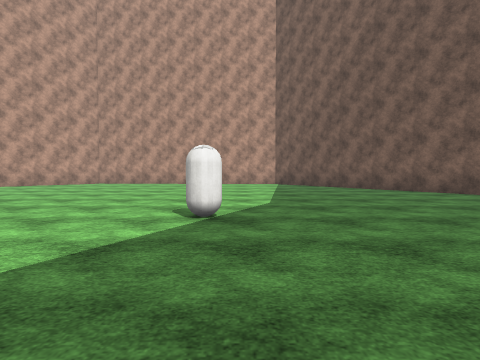
View 1 (above)

17 first-person views from a walk through a scene from a Unity 3-D project. The camera is 1.3 m above the floor, tilts 2° down and sees 80° across. The floor is counted in squares, 2 m on a side. Each view is taken from the middle of a square. On the plan, view 1 faces up. The plan holds only what a view shows up to about 9 squares ahead; the rest is blank. The place goes on beyond the plan. The player character is not drawn. Surface patterns are stand-ins for the level's own textures.

View 2
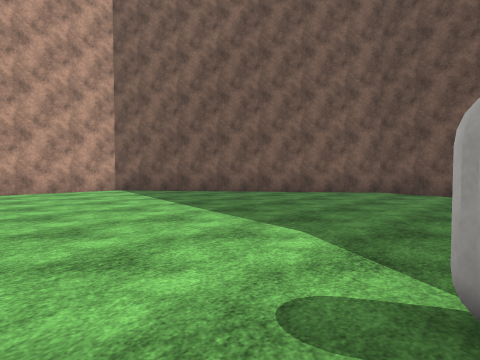

View 3
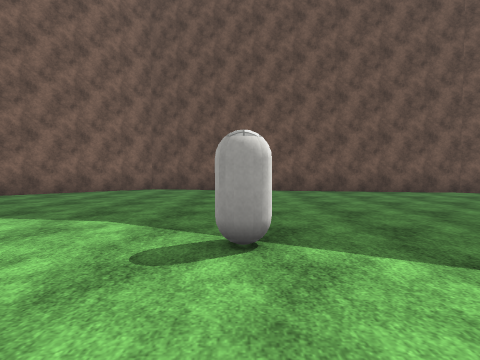

View 4
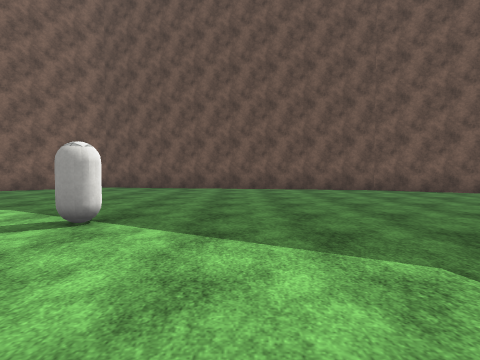

View 5
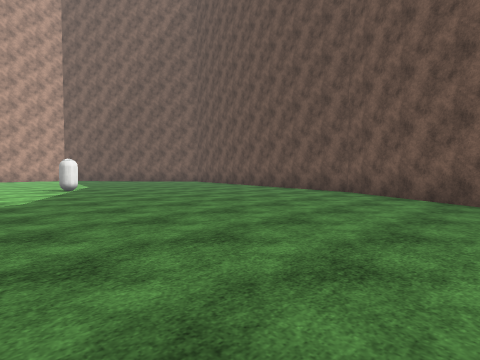

View 6
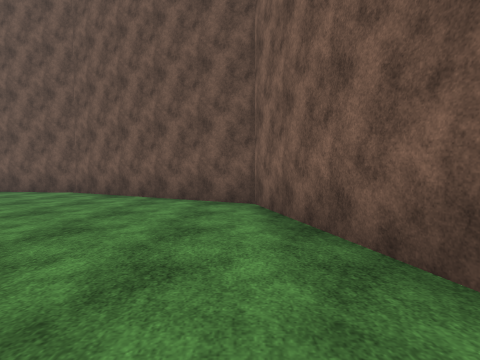

View 7
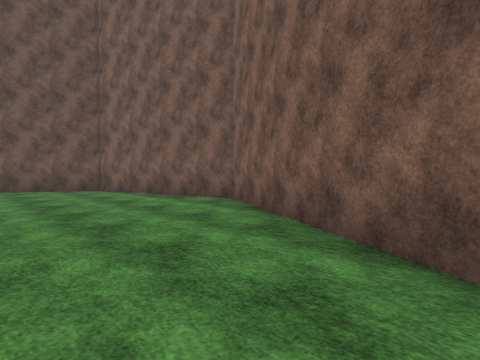

View 8
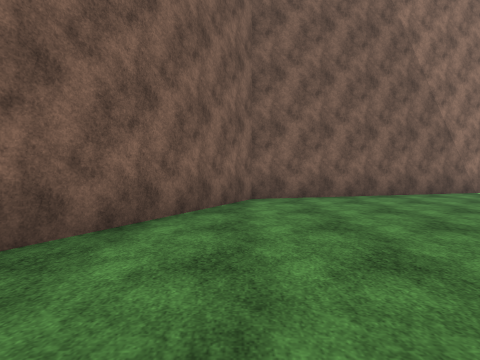

View 9
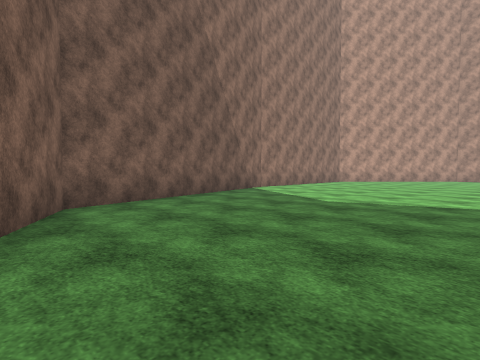

View 10
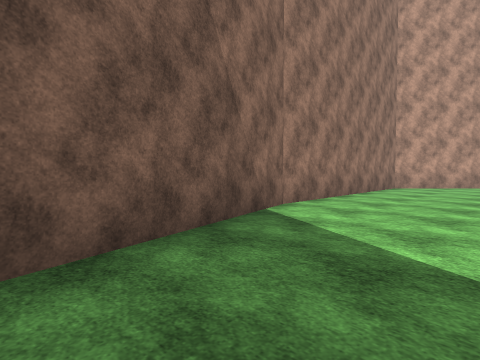

View 11
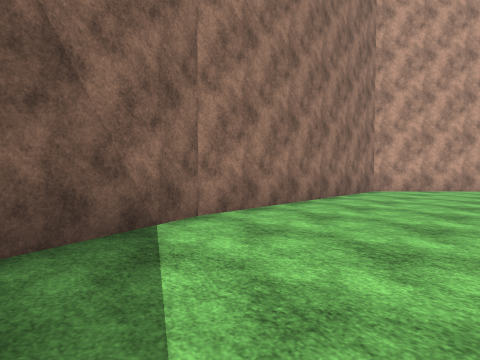

View 12
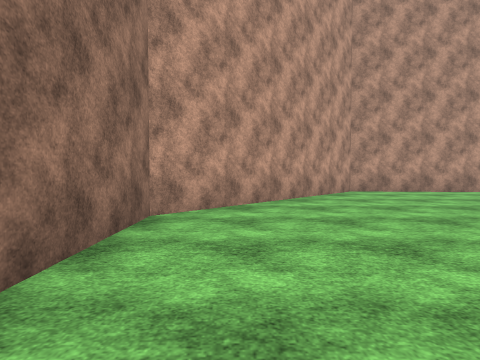

View 13
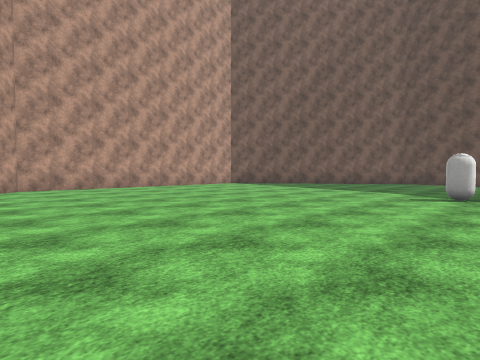

View 14
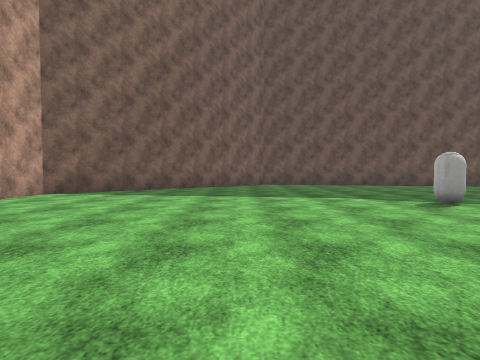

View 15
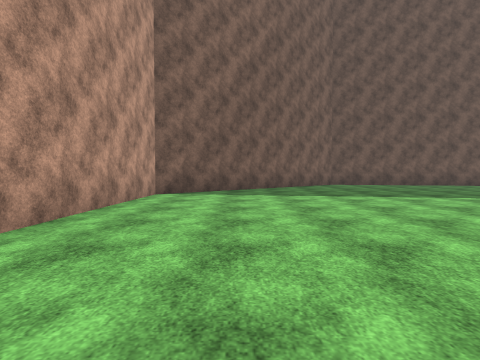

View 16
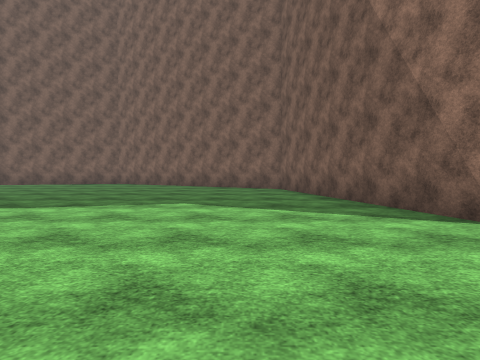

View 17
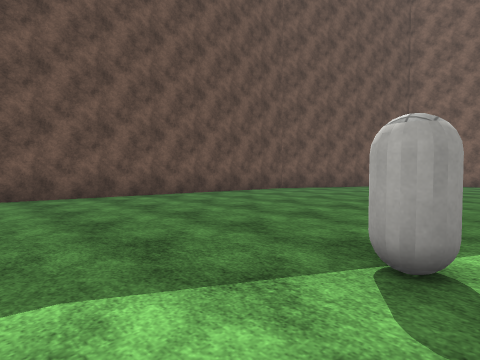

### Floor plan
Points are (right, up) in squares from view 1. A wall is a line through its corners. A room is listed if a view was taken in it or the views show most of it. See-through windows are left out.
Room 1 (views 1, 2, 3, 4, 5, 6, 7, 8, 9, 10, 11, 12, 13, 14, 15, 16, 17)
walls: (-11.3, 2.5) (-9.4, -4.7) (-2.3, -8.5) (2.5, -7.3) (5.2, -2.3) (6.6, 7) (1.6, 13.3) (-6.7, 13.6) (-11.3, 9) (-11.3, 2.4)
objects: other object (-1, 4)

Where each view was taken, in squares from view 1:
view 1: 0 up, 0 right, facing up
view 2: 4 up, 2 left, facing up-right
view 3: 4 up, 3 left, facing right
view 4: 2 up, 4 left, facing right
view 5: 6 down, 3 left, facing up-right
view 6: 7 down, 3 left, facing right
view 7: 4 down, 7 left, facing down-right
view 8: 5 down, 3 left, facing left
view 9: 6 down, 4 left, facing up-left
view 10: 2 down, 8 left, facing up-left
view 11: 0 up, 8 left, facing up-left
view 12: 5 up, 10 left, facing up
view 13: 3 up, 8 left, facing up-right
view 14: 8 up, 6 left, facing right
view 15: 11 up, 6 left, facing right
view 16: 5 up, 8 left, facing down
view 17: 6 up, 1 left, facing down-right
